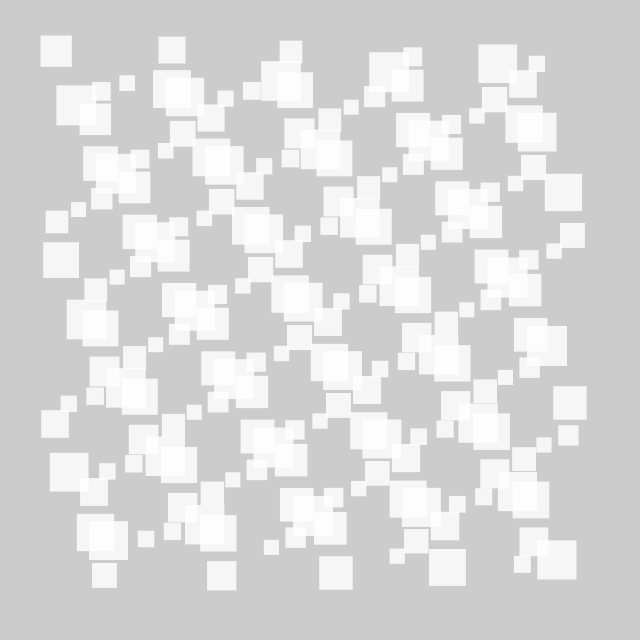
Frame 1 (no input)
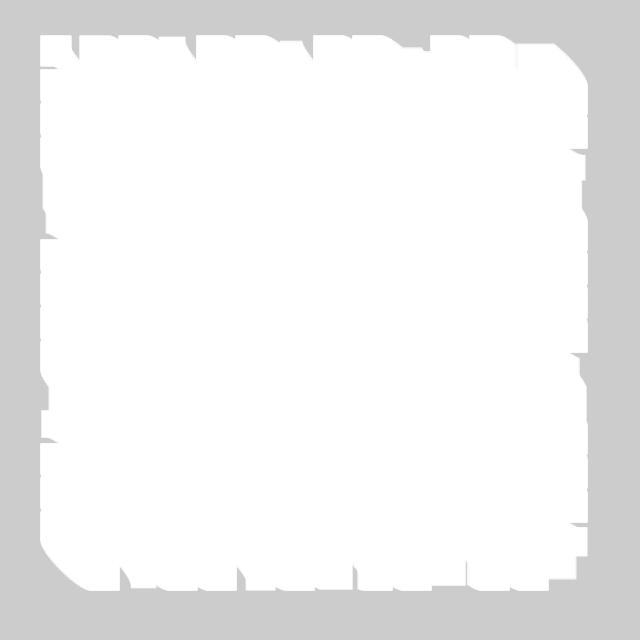
Frame 60 (the mouse pressed at the canvas centre just before this capture)
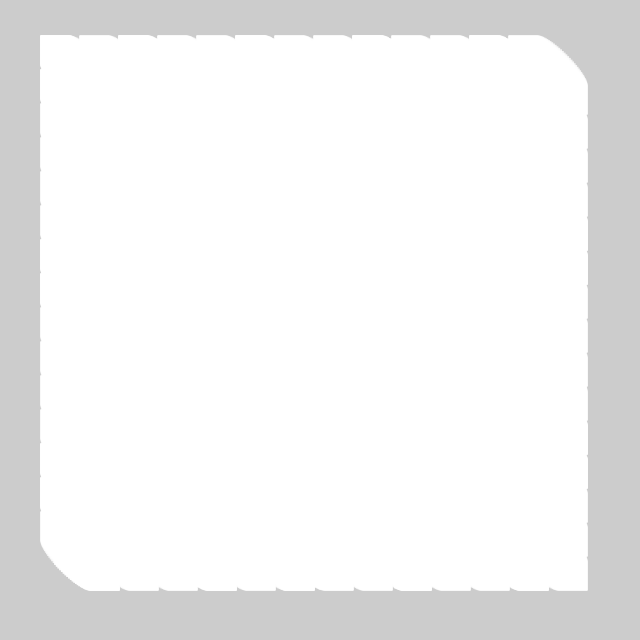
Frame 120 (the mouse held since frame 60 and released just before this capture)

The Processing sketch that drew these frames (run headless with seeded random() and noise(); from frame 60 on, the mouse is pressed at the canvas centre):

// Processing sketch: day024
// ── day024.pde
float t, p, x, y;
void setup() {
  size(640, 640);
  fill(-1, 210);
  noStroke();
  rectMode(3);
}
void draw() {
  clear();
  for (x=80; x<560; x+=39)
    for (y=100; y<580; y+=34)
      square(x+(cos(t+(p=50*x+y+y))*25), y-(25-cos(t+p)*25), map(sin(t+p), -1, 1, 15, 40));
  t+=PI/45;
}
